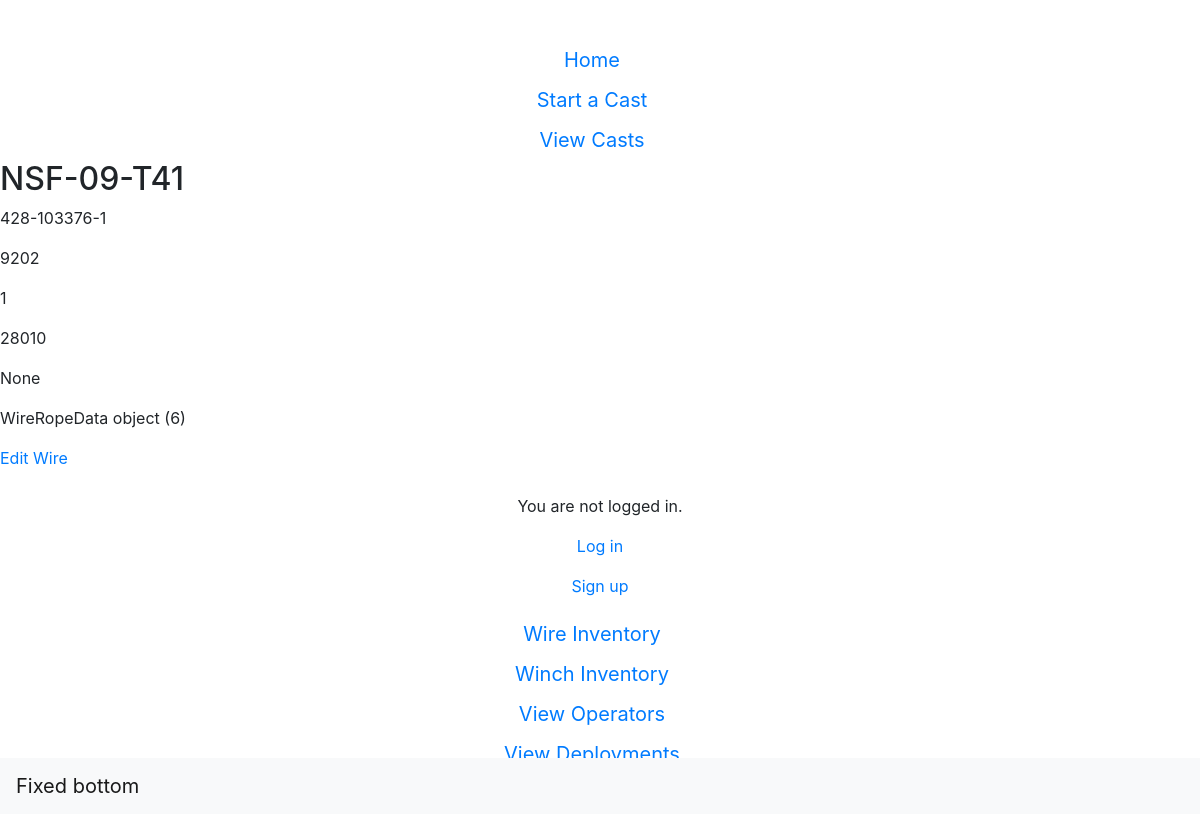
Page /wwdb/wire/1/wiredetail on the earlier database version.
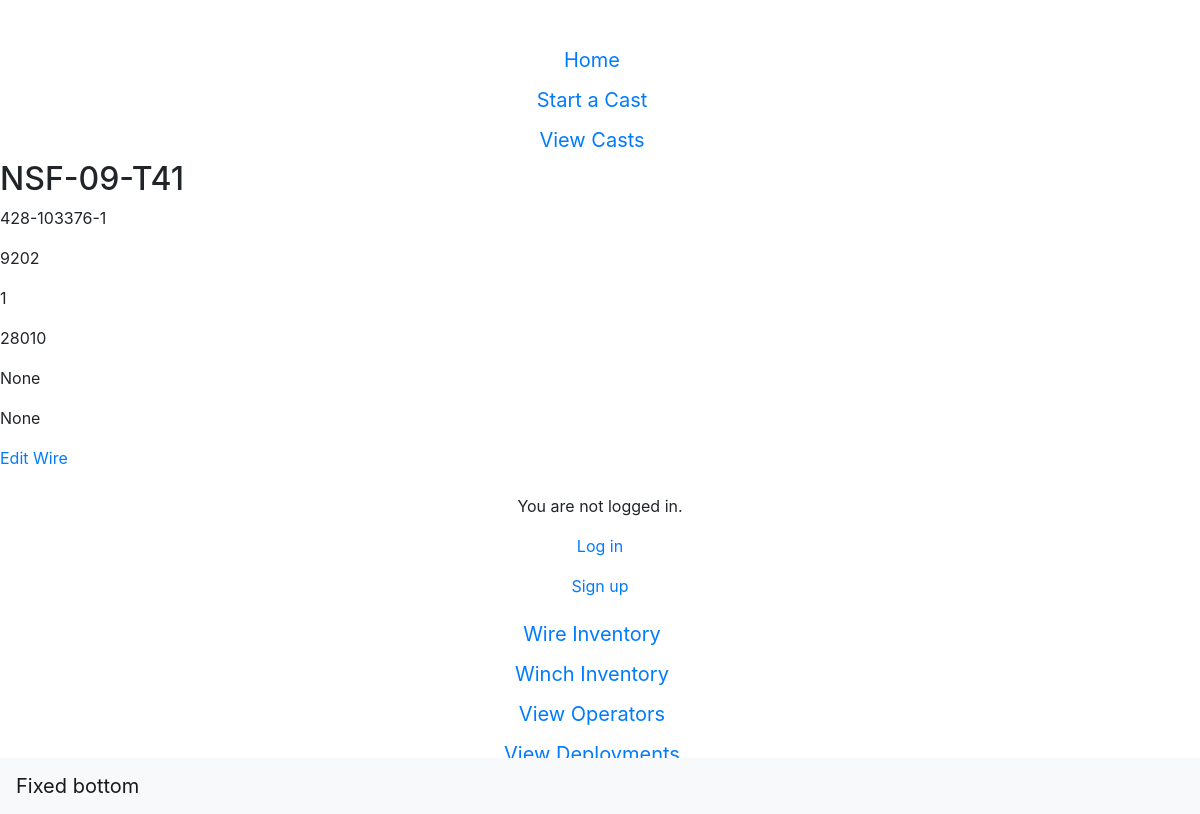
Same page on the later database version.
### wwdb/models.py (models this page shows, shortened)
class Wire(models.Model):
    id = models.AutoField(db_column='Id', primary_key=True, blank=True, null=False)  # Field name made lowercase.
    wireropeid = models.ForeignKey(WireRopeData, models.DO_NOTHING, db_column='WireRopeId', blank=True, null=True)  # Field name made lowercase.
    manufacturerid = models.TextField(db_column='ManufacturerId', blank=True, null=True)  # Field name made lowercase.
    nsfid = models.TextField(db_column='NsfId', blank=True, null=True)  # Field name made lowercase.
    dateacquired = models.DateTimeField(db_column='DateAcquired', blank=True, null=True)  # Field name made lowercase.
    totalbreakingload = models.IntegerField(db_column='TotalBreakingLoad', blank=True, null=True)  # Field name made lowercase.
    notes = models.TextField(db_column='Notes', blank=True, null=True)  # Field name made lowercase.
    length = models.IntegerField(db_column='Length', blank=True, null=True)  # Field name made lowercase.
    status = models.IntegerField(db_column='Status', blank=True, null=True)
    class Meta:
        managed = True
        db_table = 'Wire'
        verbose_name_plural = "Wire"

class WireRopeData(models.Model):
    id = models.AutoField(db_column='Id', primary_key=True, blank=True, null=False)  # Field name made lowercase.
    manufacturer = models.TextField(db_column='Manufacturer',blank=True, null=True)
    manufacturerpartnumber = models.TextField(db_column='ManufacturerPartNumber', blank=True, null=True)  # Field name made lowercase.
    cabletype = models.TextField(db_column='CableType', blank=True, null=True)  # Field name made lowercase.
    nominalbreakingload = models.IntegerField(db_column='nominalbreakingload', blank=True, null=True)  # Field name made lowercase.
    weightperfoot = models.FloatField(db_column='WeightPerFoot', blank=True, null=True)  # Field name made lowercase.
    class Meta:
        managed = True
        db_table = 'WireRopeData'
        verbose_name_plural = 'WireRopeData'

### wwdb/views.py (the view)
# urls.py: path('wire/<int:pk>/wiredetail', WireDetail.as_view(), name='wiredetail'),
class WireDetail(DetailView):
    model = Wire
    template_name="wwdb/wiredetail.html"

### wwdb/templates/wwdb/wiredetail.html (shortened to what this page needs)
{% extends "wwdb/base.html" %}
{% block content %}
<div class="wire-entry">
    <h2>{{wire.nsfid}}</h2>
    <p>{{wire.manufacturerid}}</p>
    <p>{{wire.length}}</p>
    <p>{{wire.status}}</p>
    <p>{{wire.totalbreakingload}}</p>
    <p>{{wire.dateacquired}}</p>
    <p>{{wire.wireropeid}}</p>
</div>
<a href="{% url 'wireedit' wire.pk %}"> Edit Wire</a>
{% endblock content %}

Differences in the rows shown:
changed Wire "NSF-09-T41": wireropeid "WireRopeData object (6)" → "None"
